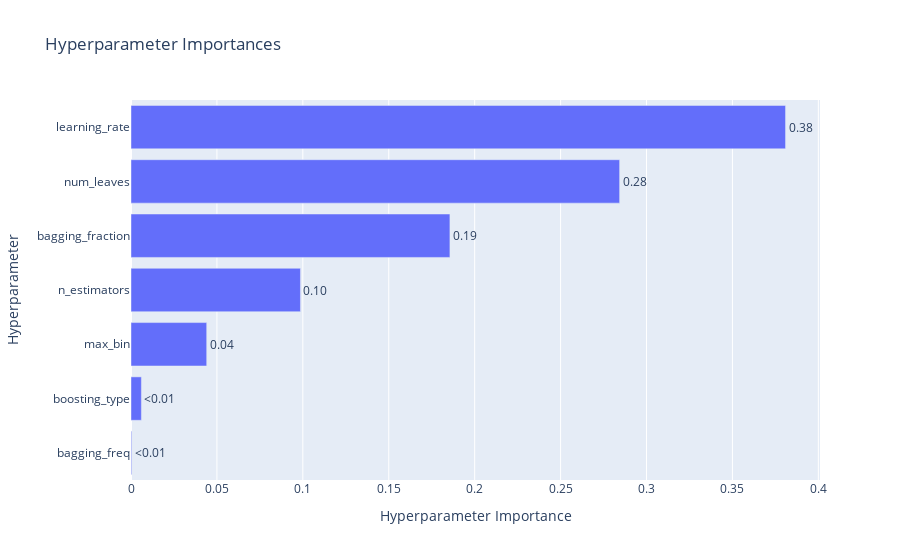

The notebook cell this image was saved under:
### Code cell
optuna.visualization.plot_param_importances(study)

### Figure 1 — Plotly figure (JSON) as saved in the notebook; plotly's stock layout.template omitted (floating-point values rounded to 4 significant figures)
{"data": [{"cliponaxis": false, "hovertemplate": ["bagging_freq (IntDistribution): 0.00040121499864433346<extra></extra>", "boosting_type (CategoricalDistribution): 0.006046259692078788<extra></extra>", "max_bin (IntDistribution): 0.044052569210810716<extra></extra>", "n_estimators (IntDistribution): 0.09861729428138846<extra></extra>", "bagging_fraction (FloatDistribution): 0.18559706478741803<extra></extra>", "num_leaves (IntDistribution): 0.28436379503200665<extra></extra>", "learning_rate (FloatDistribution): 0.3809218019976531<extra></extra>"], "name": "Objective Value", "orientation": "h", "text": ["<0.01", "<0.01", "0.04", "0.10", "0.19", "0.28", "0.38"], "textposition": "outside", "type": "bar", "x": [0.0004012, 0.006046, 0.04405, 0.09862, 0.1856, 0.2844, 0.3809], "y": ["bagging_freq", "boosting_type", "max_bin", "n_estimators", "bagging_fraction", "num_leaves", "learning_rate"]}], "layout": {"title": {"text": "Hyperparameter Importances"}, "xaxis": {"title": {"text": "Hyperparameter Importance"}}, "yaxis": {"title": {"text": "Hyperparameter"}}}}
